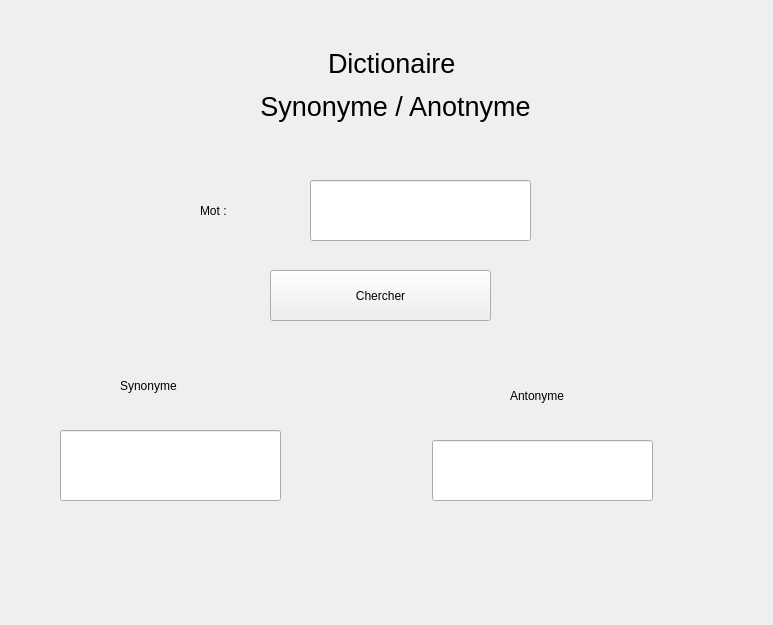
<?xml version="1.0" encoding="UTF-8"?>
<ui version="4.0">
 <class>Form</class>
 <widget class="QWidget" name="Form">
  <property name="geometry">
   <rect>
    <x>0</x>
    <y>0</y>
    <width>773</width>
    <height>625</height>
   </rect>
  </property>
  <property name="windowTitle">
   <string>Form</string>
  </property>
  <widget class="QLabel" name="label">
   <property name="geometry">
    <rect>
     <x>140</x>
     <y>40</y>
     <width>511</width>
     <height>91</height>
    </rect>
   </property>
   <property name="text">
    <string>&lt;html&gt;&lt;head/&gt;&lt;body&gt;&lt;p align=&quot;center&quot;&gt;&lt;span style=&quot; font-size:20pt;&quot;&gt;Dictionaire &lt;/span&gt;&lt;/p&gt;&lt;p align=&quot;center&quot;&gt;&lt;span style=&quot; font-size:20pt;&quot;&gt;Synonyme / Anotnyme&lt;/span&gt;&lt;/p&gt;&lt;/body&gt;&lt;/html&gt;</string>
   </property>
  </widget>
  <widget class="QLineEdit" name="mot">
   <property name="geometry">
    <rect>
     <x>310</x>
     <y>180</y>
     <width>221</width>
     <height>61</height>
    </rect>
   </property>
  </widget>
  <widget class="QLabel" name="label_2">
   <property name="geometry">
    <rect>
     <x>200</x>
     <y>190</y>
     <width>91</width>
     <height>41</height>
    </rect>
   </property>
   <property name="text">
    <string>Mot :</string>
   </property>
  </widget>
  <widget class="QLabel" name="label_3">
   <property name="geometry">
    <rect>
     <x>120</x>
     <y>370</y>
     <width>91</width>
     <height>31</height>
    </rect>
   </property>
   <property name="text">
    <string>Synonyme</string>
   </property>
  </widget>
  <widget class="QLineEdit" name="syno">
   <property name="geometry">
    <rect>
     <x>60</x>
     <y>430</y>
     <width>221</width>
     <height>71</height>
    </rect>
   </property>
  </widget>
  <widget class="QLabel" name="label_4">
   <property name="geometry">
    <rect>
     <x>510</x>
     <y>380</y>
     <width>91</width>
     <height>31</height>
    </rect>
   </property>
   <property name="text">
    <string>Antonyme</string>
   </property>
  </widget>
  <widget class="QLineEdit" name="anto">
   <property name="geometry">
    <rect>
     <x>432</x>
     <y>440</y>
     <width>221</width>
     <height>61</height>
    </rect>
   </property>
  </widget>
  <widget class="QPushButton" name="chercher">
   <property name="geometry">
    <rect>
     <x>270</x>
     <y>270</y>
     <width>221</width>
     <height>51</height>
    </rect>
   </property>
   <property name="text">
    <string>Chercher</string>
   </property>
  </widget>
 </widget>
 <resources/>
 <connections/>
</ui>
